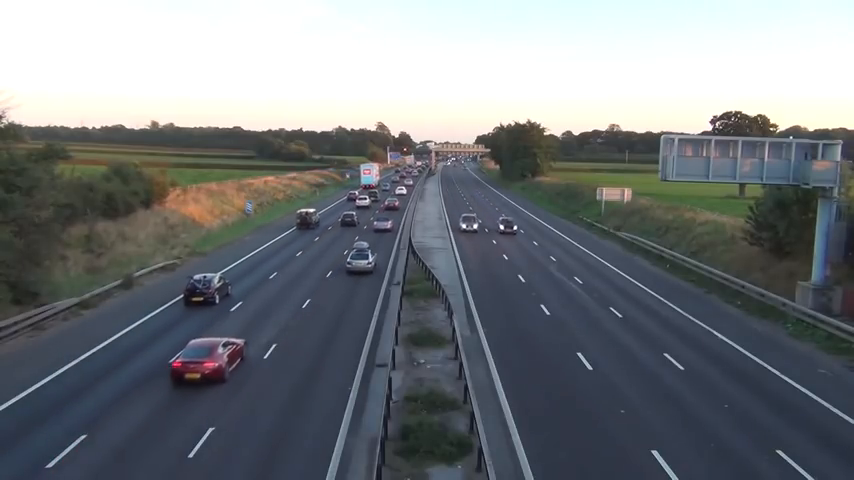
#> input picture frame 29 of Assignments/Assignment4/traffic.mp4, 854 x 480 px
$ python task2.py
#> lines starting #> are read from the running program, lines starting #| are printed output that depends on the picture; after the words box and inside, x2 and y2 are one past the last pixel; in counts of white or black regions, pixels touching at a corner belong together
import cv2
import matplotlib
matplotlib.use("Agg")

#setting up the video
video_path = "traffic.mp4"
cap = cv2.VideoCapture(video_path)

fps = cap.get(cv2.CAP_PROP_FPS)
width = int(cap.get(cv2.CAP_PROP_FRAME_WIDTH))
height = int(cap.get(cv2.CAP_PROP_FRAME_HEIGHT))
fourcc = cv2.VideoWriter_fourcc(*'mp4v')

output1 = cv2.VideoWriter("optical_flow_arrows.mp4", fourcc, fps, (width, height))
output2 = cv2.VideoWriter("car_tracking.mp4", fourcc, fps, (width, height))

#Lucas-Kanade paramters (Car tracking)
lk_params = dict(winSize=(15, 15), maxLevel=2, criteria=(cv2.TERM_CRITERIA_EPS | cv2.TERM_CRITERIA_COUNT, 10, 0.03))

#creating the first frame
ret, old_frame = cap.read()
#> old_frame is the input picture: shape (480, 854, 3); mean B, G, R 126.4, 122.4, 117.9
old_gray = cv2.cvtColor(old_frame, cv2.COLOR_BGR2GRAY)
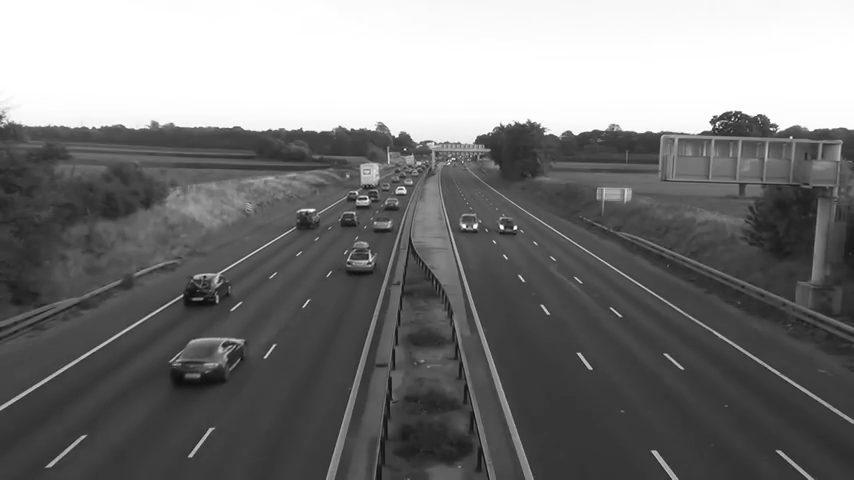
#> old_gray: shape (480, 854); min 12, max 255, mean 121.5

#choose a good feature point to track (like a car corner)
p0 = cv2.goodFeaturesToTrack(old_gray, maxCorners=1, qualityLevel=0.3, minDistance=7)
#> p0 = [[514, 228]]

# For drawing trajectory
trajectory = []

#Processing the video
while cap.isOpened():
    ret, frame = cap.read()
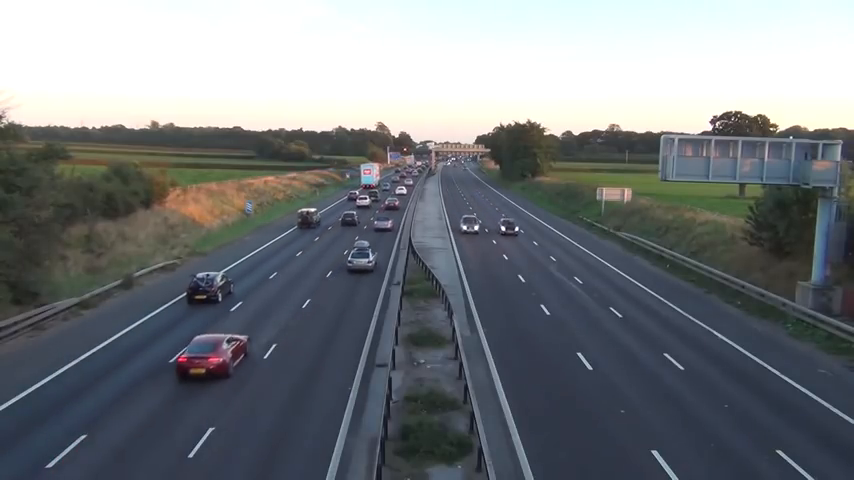
#> input picture frame 30 of Assignments/Assignment4/traffic.mp4, 854 x 480 px
#> frame is the input picture: shape (480, 854, 3); mean B, G, R 126.3, 122.4, 117.9
    if not ret:
        break
    frame_gray = cv2.cvtColor(frame, cv2.COLOR_BGR2GRAY)
    flow = cv2.calcOpticalFlowFarneback(old_gray, frame_gray, None, pyr_scale=0.5, levels=3, winsize=15, iterations=3, poly_n=5, poly_sigma=1.2, flags=0)
    #drawing flow arrows on a copy of the frame
    flow_frame = frame.copy()
    step = 16
    for y in range(0, height, step):
        for x in range(0, width, step):
            dx, dy = flow[y, x]
            end = (int(x + dx), int(y + dy))
            cv2.arrowedLine(flow_frame, (x, y), end, color=(0, 255, 0), thickness=1, tipLength=0.3)
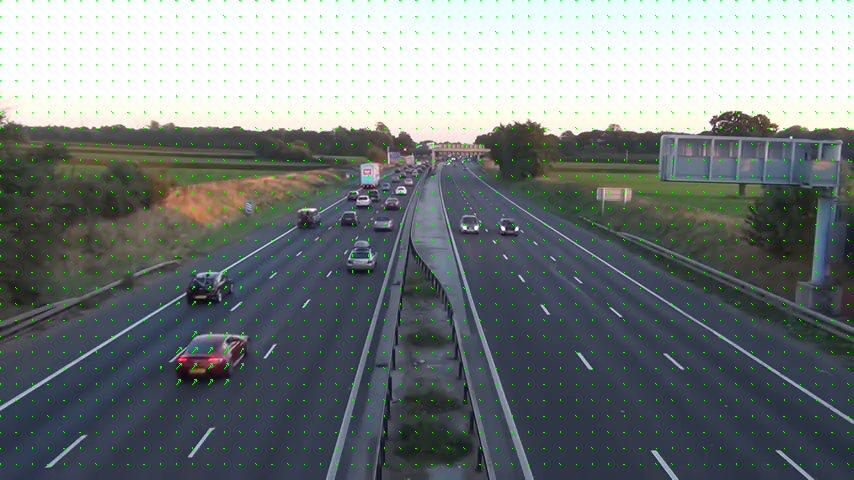
#> flow_frame: shape (480, 854, 3); 0.69% of pixels changed, all inside (x1, y1, x2, y2) = (0, 0, 849, 465)

    output1.write(flow_frame)

    #tracking one car
    p1, st, err = cv2.calcOpticalFlowPyrLK(old_gray, frame_gray, p0, None, **lk_params)
#> p1 = [[515.5, 229.2]]; st = [1]; err = [5.39]
    if p1 is not None and st.sum() > 0:
        good_new = p1[st == 1]
#> good_new = [[515.5, 229.2]]
        good_old = p0[st == 1]
#> good_old = [[514, 228]]
        for new, old in zip(good_new, good_old):
            a, b = new.ravel()
            trajectory.append((int(a), int(b)))
            cv2.circle(frame, (int(a), int(b)), 6, (0, 255, 0), -1)
#> this loop made 1 pass
#> (old, a, b) on pass 1: ([514, 228], 515.5, 229.2)
#> frame: shape (480, 854, 3); 0.03% of pixels changed, all inside (x1, y1, x2, y2) = (509, 223, 522, 236)
#> after the loop, trajectory = [(515, 229)]
        for i in range(1, len(trajectory)):
            cv2.line(frame, trajectory[i-1], trajectory[i], (0, 255, 0), 2)
#> this loop made 0 passes
        p0 = good_new.reshape(-1, 1, 2)
#> p0 = [[515.5, 229.2]]
    output2.write(frame)
    old_gray = frame_gray.copy()

cap.release()
output1.release()
output2.release()

$ run again, starting later in the video
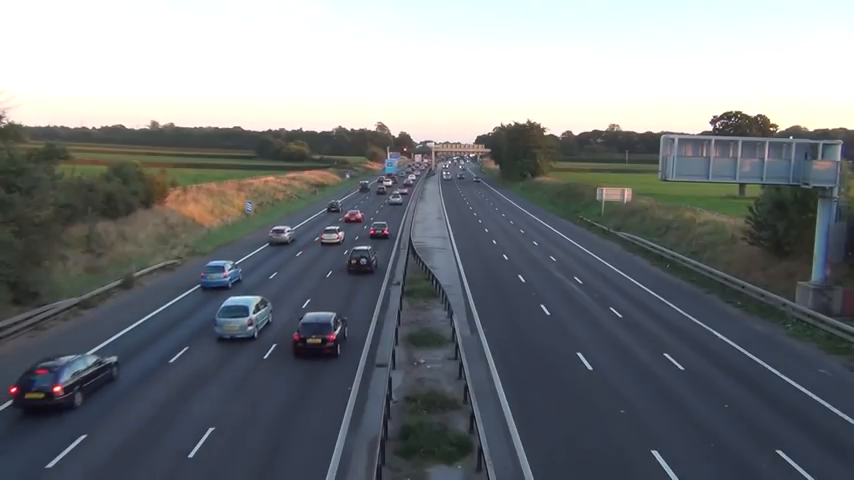
#> input picture frame 131 of Assignments/Assignment4/traffic.mp4, 854 x 480 px
#> old_frame is the input picture: shape (480, 854, 3); mean B, G, R 126.6, 122.7, 118.1
#> p0 = [[544, 133]]
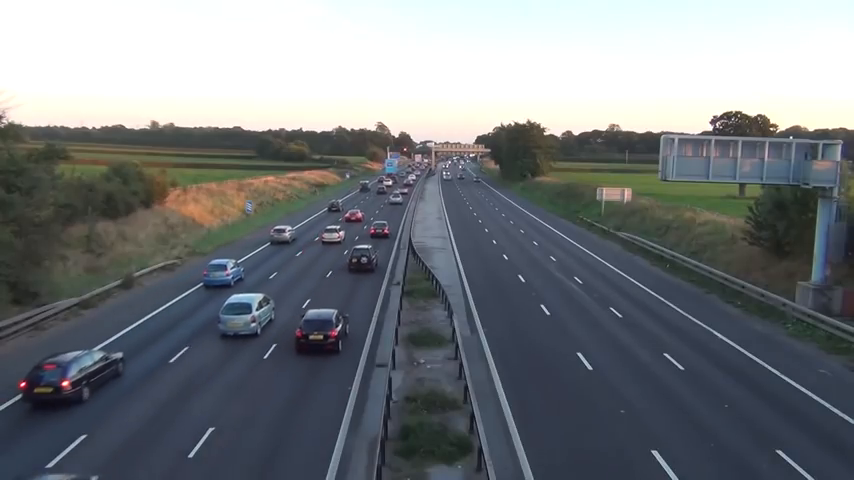
#> input picture frame 132 of Assignments/Assignment4/traffic.mp4, 854 x 480 px
#> frame is the input picture: shape (480, 854, 3); mean B, G, R 126.7, 122.8, 118.2
#> after the loop `for y in range(0, height, step):`:
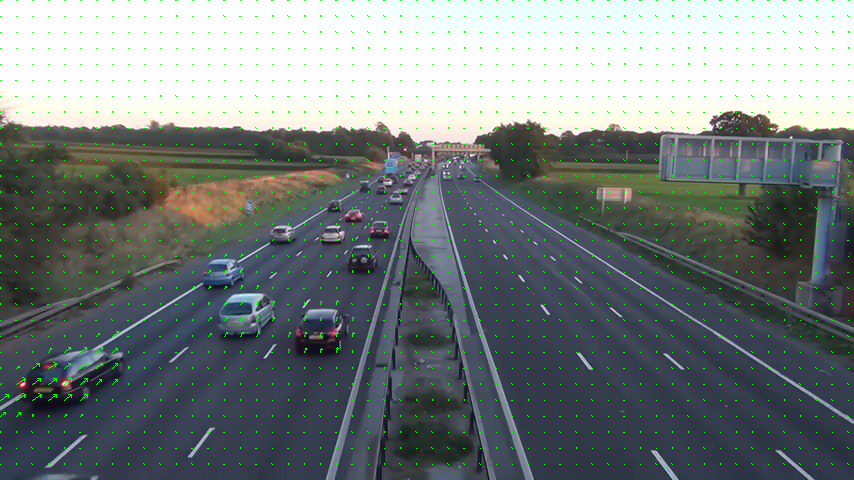
#> flow_frame: shape (480, 854, 3); 0.76% of pixels changed, all inside (x1, y1, x2, y2) = (0, 0, 849, 465)
#> st = [1]; err = [0]
#> good_new = [[544, 133]]
#> the loop `for new, old in zip(good_new, good_old):` made 1 pass
#> after the loop `for new, old in zip(good_new, good_old):`: trajectory = [(544, 133)]

$ run again, starting later in the video
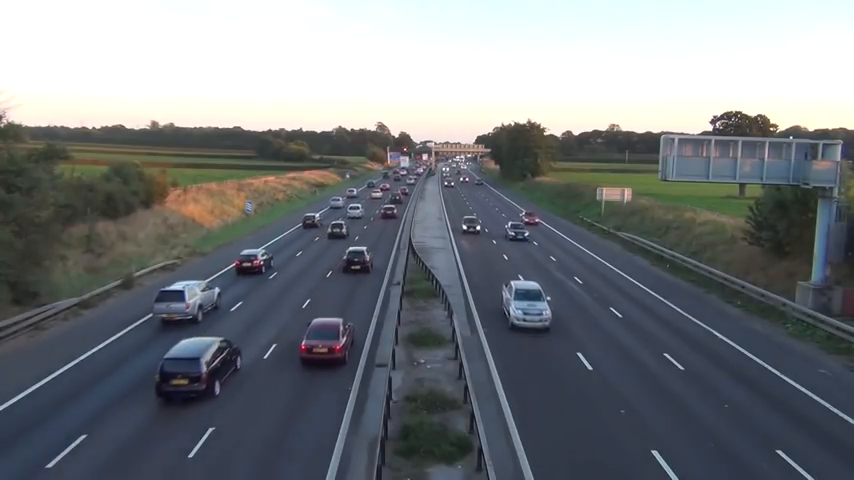
#> input picture frame 234 of Assignments/Assignment4/traffic.mp4, 854 x 480 px
#> old_frame is the input picture: shape (480, 854, 3); mean B, G, R 127.6, 123.5, 119
#> `p0 = cv2.goodFeaturesToTrack(old_gray, maxCorners=1, qualityLevel=0.3,..`: p0 = [[467, 179]]
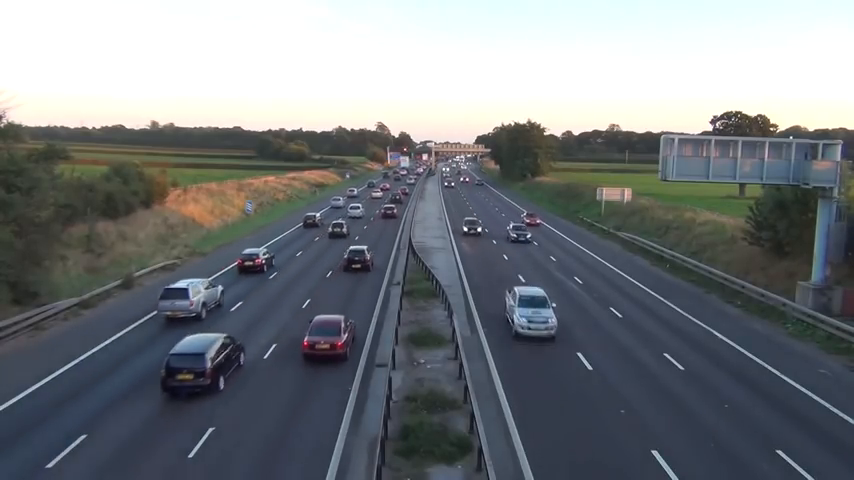
#> input picture frame 235 of Assignments/Assignment4/traffic.mp4, 854 x 480 px
#> frame is the input picture: shape (480, 854, 3); mean B, G, R 127.5, 123.5, 119
#> after the loop `for y in range(0, height, step):`:
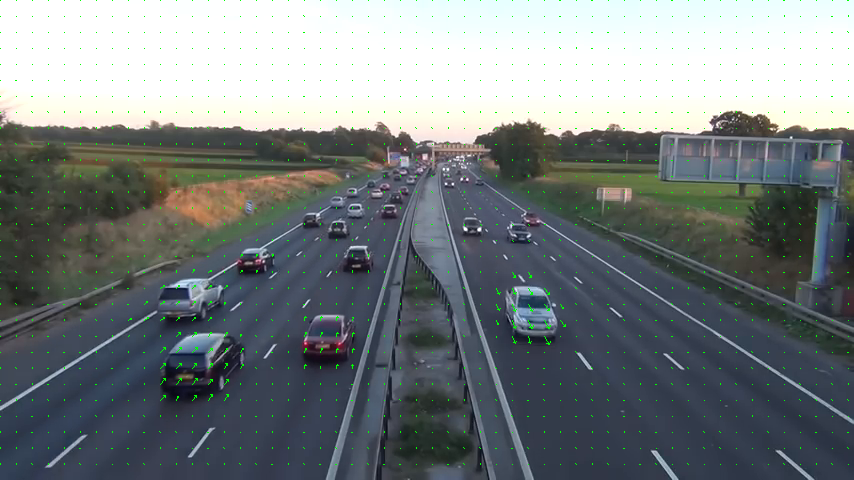
#> flow_frame: shape (480, 854, 3); 0.75% of pixels changed, all inside (x1, y1, x2, y2) = (0, 0, 849, 465)
#> p1 = [[467.3, 179.1]]; st = [1]; err = [2.96]
#> good_new = [[467.3, 179.1]]
#> good_old = [[467, 179]]
#> the loop `for new, old in zip(good_new, good_old):` made 1 pass
#> (old, a, b) on pass 1: ([467, 179], 467.3, 179.1)
#> after the loop `for new, old in zip(good_new, good_old):`: trajectory = [(467, 179)]
#> `p0 = good_new.reshape(-1, 1, 2)`: p0 = [[467.3, 179.1]]
